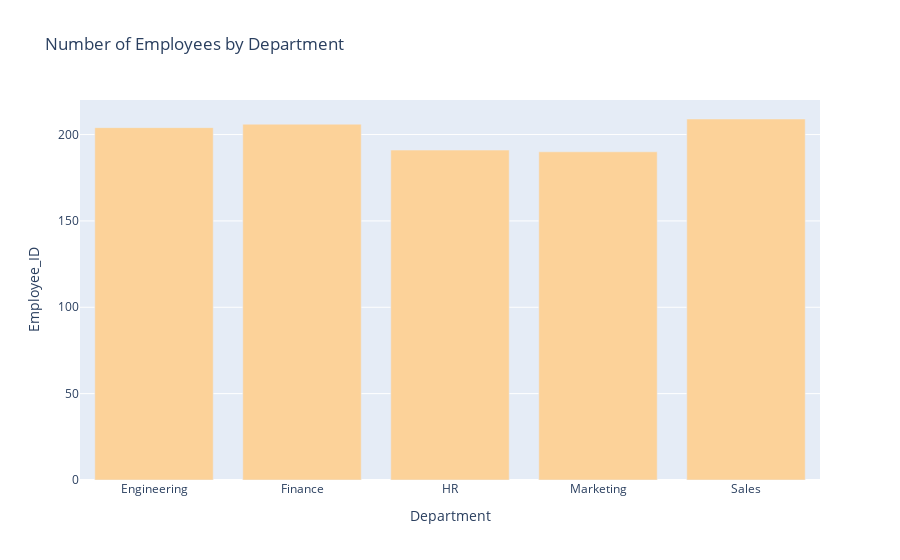

Here is the notebook cell this chart was saved with:
### Markdown cell above
The attrition rate is the proportion of employees who have left the organization. In this case, the attrition rate is approximately 49.5%.

### Code cell
#Number of employees by department
emp_department=emp_attrition.groupby('Department')['Employee_ID'].count().reset_index()
print(emp_department)
fig=px.bar(emp_department,x='Department', y='Employee_ID', title='Number of Employees by Department',
             labels={'Department': 'Department', 'Employee_Count': 'Number of Employees'})
fig.update_traces(marker_color='#FCD299')
fig.show()

### Figure 1 — Plotly figure (JSON) as saved in the notebook; plotly's stock layout.template omitted (floating-point values rounded to 4 significant figures)
{"data": [{"alignmentgroup": "True", "hovertemplate": "Department=%{x}<br>Employee_ID=%{y}<extra></extra>", "legendgroup": "", "marker": {"color": "#FCD299", "pattern": {"shape": ""}}, "name": "", "offsetgroup": "", "orientation": "v", "showlegend": false, "textposition": "auto", "type": "bar", "x": ["Engineering", "Finance", "HR", "Marketing", "Sales"], "xaxis": "x", "y": [204, 206, 191, 190, 209], "yaxis": "y"}], "layout": {"autosize": true, "barmode": "relative", "legend": {"tracegroupgap": 0}, "title": {"text": "Number of Employees by Department"}, "xaxis": {"anchor": "y", "autorange": true, "domain": [0, 1], "range": [-0.5, 4.5], "title": {"text": "Department"}, "type": "category"}, "yaxis": {"anchor": "x", "autorange": true, "domain": [0, 1], "range": [0, 220], "title": {"text": "Employee_ID"}, "type": "linear"}}}
